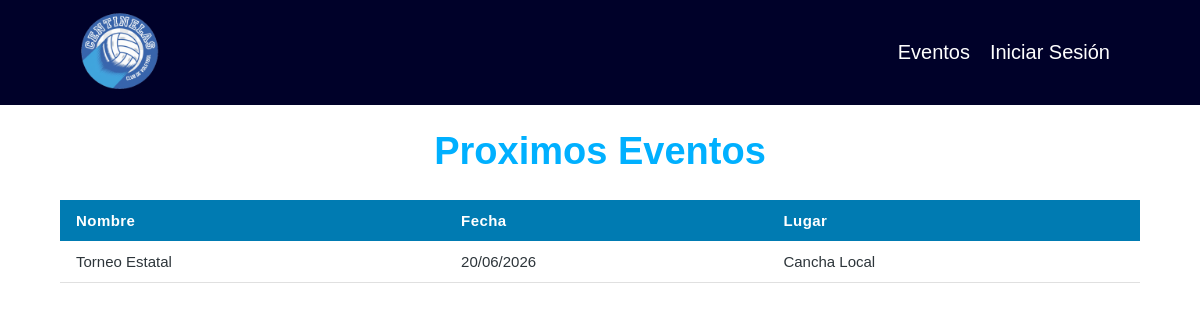
Page /eventos.php on the earlier database version.
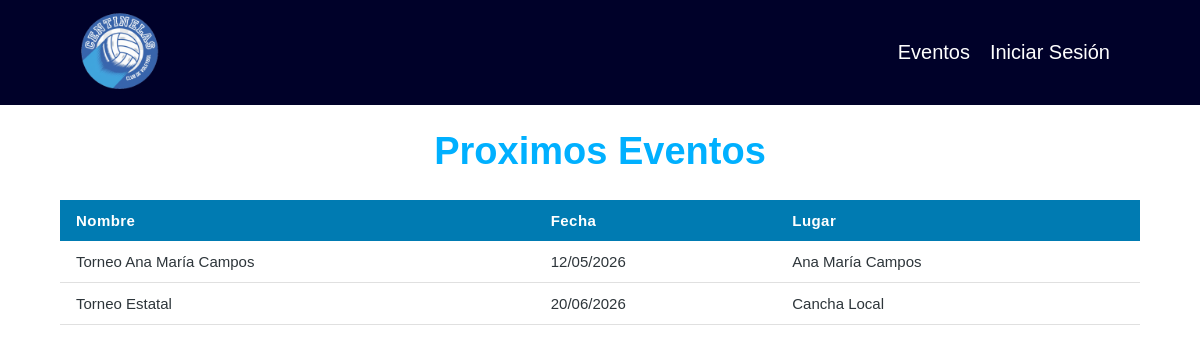
Same page on the later database version.
### tables this page shows
CREATE TABLE `eventos` (
  `id` int(11) NOT NULL,
  `nombre` varchar(100) NOT NULL,
  `fecha` date DEFAULT NULL,
  `lugar` varchar(150) DEFAULT NULL
);

### src/Evento.php (called while the page is built, shortened)
<?php
class Evento {
    public static function listar() {
        $conn = DB::conectar();
        $sql = 'SELECT * FROM eventos ORDER BY fecha ASC';
        return $conn->query($sql);
    }
}

### eventos.php (the view)
<?php
require_once __DIR__ . '/src/Evento.php';
include 'templates/header.php';
$eventos = Evento::listar();
?>
<main class="contenedor seccion">
    <h1>Proximos Eventos</h1>
    <?php if ($eventos->num_rows === 0) : ?>
        <p>No hay eventos programados aún.</p>
    <?php else : ?>
        <table class="tabla">
            <thead>
                <tr>
                    <th>Nombre</th>
                    <th>Fecha</th>
                    <th>Lugar</th>
                </tr>
            </thead>
            <tbody>
                <?php while ($evento = $eventos->fetch_assoc()) : ?>
                    <tr>
                        <td><?php echo htmlspecialchars($evento['nombre']); ?></td>
                        <td><?php echo date('d/m/Y', strtotime($evento['fecha'])); ?></td>
                        <td><?php echo htmlspecialchars($evento['lugar']); ?></td>
                    </tr>
                <?php endwhile; ?>
            </tbody>
        </table>
    <?php endif; ?>
</main>

### templates/header.php (shortened to what this page needs)
<?php
    $auth = $_SESSION['login'] ?? false;
?>
<!DOCTYPE html>
<html lang="en">
<head>
    <link rel="stylesheet" href="/centinela/assets/styles/normalize.css">
    <link rel="stylesheet" href="/centinela/assets/styles/app.css">
    <link rel="stylesheet" href="https://cdnjs.cloudflare.com/ajax/libs/font-awesome/6.5.0/css/all.min.css">
</head>
<body>
    <header class="header <?php echo isset($inicio) ? 'inicio' : ''; ?>">
        <div class="contenedor contenido-header">
            <div class="barra">
                <a href="/centinela/index.php">
                    <img class="logo-academia" src="/centinela/assets/img/Adobe Express - file.png" alt="Logo de la academia">
                </a>
                <nav class="navegacion">
                    <a href="/centinela/eventos.php">Eventos</a>
                    <?php if(!$auth) {echo '<a href="/centinela/login.php">Iniciar Sesión</a>';}?>
                </nav>
            </div>
        </div>
    </header>

### assets/styles/app.css (style rules this page uses)
:root { --blanco-fondo: #FFFFFF; --celeste-primario: #00B0FF; --azul-interactivo: #007BB2; --azul-oscuro: #000129; --texto-principal: #2d353a; }
Html { box-sizing: border-box; font-size: 62.5%; }
*, *:before, *:after { box-sizing: inherit; }
Body { font-size: 1.6rem; }
html, body { height: 100%; margin: 0; }
h1, h2, h3, p, a { font-family: 'Google Sans', sans-serif; color: var(--texto-principal); }
a { text-decoration: none; font-size: 2rem; padding: 1rem; }
h1 { font-size: 3.8rem; font-weight: 700; color: var(--celeste-primario); }
h1, h2, h3 { text-align: center; }
.seccion { margin-top: 5rem; margin-bottom: 5rem; }
.contenedor { max-width: 90%; margin: 0 auto; }
.logo-academia { width: 100px; height: auto; }
.header { background-color: var(--azul-oscuro); }
.barra { display: flex; flex-direction: column; }
.barra a { color: white; display: block; text-align: center; }
@media (min-width: 768px) { .barra { flex-direction: row; justify-content: space-between; align-items: center; } }
@media (min-width: 768px) { .barra a { padding: 0 1rem; } }
.navegacion a { color: white; display: block; text-align: center; }
@media (min-width: 768px) { .navegacion { display: flex; margin: auto 2rem; } }
.tabla { width: 100%; border-collapse: collapse; font-family: 'Google Sans', sans-serif; font-size: 1.6rem; color: var(--texto-principal); white-space: nowrap; }
.tabla thead { background-color: var(--azul-interactivo); color: #fff; }
.tabla th { padding: 1.2rem 1.6rem; text-align: left; font-weight: 600; font-size: 1.5rem; letter-spacing: 0.03em; color: #fff; }
.tabla td { padding: 1.2rem 1.6rem; border-bottom: 1px solid #e0e0e0; vertical-align: middle; font-size: 1.5rem; }

Differences in the rows shown:
added eventos: nombre "Torneo Ana María Campos", fecha "12/05/2026", lugar "Ana María Campos"
